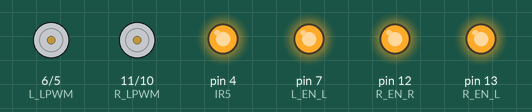
Recording of a sketch running on a simulated Arduino Uno, built with avr-gcc and run on an emulated ATmega328P. On the bench: motor-driver pin pairs drawn as motors (green arrow = first pin HIGH = forward, orange = second pin HIGH = backward, longer = more drive), output pins drawn as LEDs (lit = HIGH). What the sketch prints to the serial monitor is not drawn.

Above: at 0.1 s.
At 5.1 s:
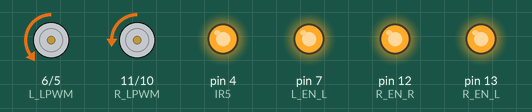
Timing chart, 0 to 6.6 s (numbered marks = the images above):
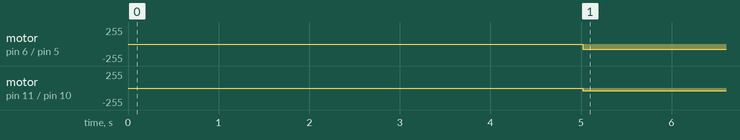

Measured:
- by itself, motor on pin 6 (L_LPWM) / pin 5 (L_RPWM): stopped → backward 80/255 at 5.0 s
- by itself, motor on pin 11 (R_LPWM) / pin 10 (R_RPWM): stopped → backward 40/255 at 5.0 s

The sketch:

sensor_motor.ino
```cpp
// === IR & Motor Test Code ===
// For dual BTS7960 drivers + 5 IR sensors via PCF8574 I/O expander
// Includes smooth cornering control

#include <Wire.h>
#include <PCF8574.h>

// === I2C Expander Address ===
// Default address: 0x20 (A0–A2 → GND)
PCF8574 pcf8574(0x21);

// === IR Sensor Pins on Expander ===
#define IR1 0  // Leftmost
#define IR2 1
#define IR3 2  // Center
#define IR4 3
#define IR5 4  // Rightmost

// === Left Motor Pins ===
#define L_RPWM 5
#define L_LPWM 6
#define L_EN_L 7
#define L_EN_R 4

// === Right Motor Pins ===
#define R_RPWM 10
#define R_LPWM 11
#define R_EN_L 13
#define R_EN_R 12

// === Base Speeds ===
int baseSpeed = 40;     // Normal forward speed
int turnSpeed = 80;     // Inner wheel speed when cornering
int sharpTurnSpeed = 20; // For very tight corners

void setup() {
  Serial.begin(115200);

  Wire.begin();
  pcf8574.begin();

  // IR sensor pins as input
  pcf8574.pinMode(IR1, INPUT);
  pcf8574.pinMode(IR2, INPUT);
  pcf8574.pinMode(IR3, INPUT);
  pcf8574.pinMode(IR4, INPUT);
  pcf8574.pinMode(IR5, INPUT);

  // Motor pins
  pinMode(L_RPWM, OUTPUT);
  pinMode(L_LPWM, OUTPUT);
  pinMode(R_RPWM, OUTPUT);
  pinMode(R_LPWM, OUTPUT);

  // Enable pins
  pinMode(L_EN_L, OUTPUT);
  pinMode(L_EN_R, OUTPUT);
  pinMode(R_EN_L, OUTPUT);
  pinMode(R_EN_R, OUTPUT);

  // Enable motor drivers
  digitalWrite(L_EN_L, HIGH);
  digitalWrite(L_EN_R, HIGH);
  digitalWrite(R_EN_L, HIGH);
  digitalWrite(R_EN_R, HIGH);

  stopMotors();
  Serial.println("AGV ready!");
}

void loop() {

    byte error, address;
  int devices = 0;

  Serial.println("Scanning...");

  for (address = 1; address < 127; address++) {
    Wire.beginTransmission(address);
    error = Wire.endTransmission();

    if (error == 0) {
      Serial.print("✅ Device found at 0x");
      if (address < 16) Serial.print("0");
      Serial.print(address, HEX);
      Serial.println();

      devices++;
    } else if (error == 4) {
      Serial.print("⚠️ Unknown error at address 0x");
      if (address < 16) Serial.print("0");
      Serial.println(address, HEX);
    }
  }

  if (devices == 0)
    Serial.println("❌ No I2C devices found\n");
  else
    Serial.println("Scan complete\n");

  delay(5000);  // rescan every 5 seconds
  // Read IR sensors (LOW = line detected)
  int s1 = pcf8574.digitalRead(IR1);
  int s2 = pcf8574.digitalRead(IR2);
  int s3 = pcf8574.digitalRead(IR3);
  int s4 = pcf8574.digitalRead(IR4);
  int s5 = pcf8574.digitalRead(IR5);

  Serial.print("IR: ");
  Serial.print(s1); Serial.print(" ");
  Serial.print(s2); Serial.print(" ");
  Serial.print(s3); Serial.print(" ");
  Serial.print(s4); Serial.print(" ");
  Serial.println(s5);

  // ===== Line Following Logic =====
  if (s3 == LOW) {
    // Center sensor detects line → go straight
    moveForward(baseSpeed, baseSpeed);
  }
  else if (s2 == LOW) {
    // Slight left correction
    moveForward(baseSpeed, turnSpeed);
  }
  else if (s4 == LOW) {
    // Slight right correction
    moveForward(turnSpeed, baseSpeed);
  }
  else if (s1 == LOW) {
    // Hard left corner
    moveForward(baseSpeed, sharpTurnSpeed);
  }
  else if (s5 == LOW) {
    // Hard right corner
    moveForward(sharpTurnSpeed, baseSpeed);
  }
  else {
    // Lost line → stop
    stopMotors();
  }

  delay(20);
}

// === Motor Control Functions ===
void moveForward(int leftSpeed, int rightSpeed) {
  // Left motor forward
  analogWrite(L_RPWM, leftSpeed);
  analogWrite(L_LPWM, 0);
  // Right motor forward
  analogWrite(R_RPWM, rightSpeed);
  analogWrite(R_LPWM, 0);
}

void stopMotors() {
  analogWrite(L_RPWM, 0);
  analogWrite(L_LPWM, 0);
  analogWrite(R_RPWM, 0);
  analogWrite(R_LPWM, 0);
}
```
